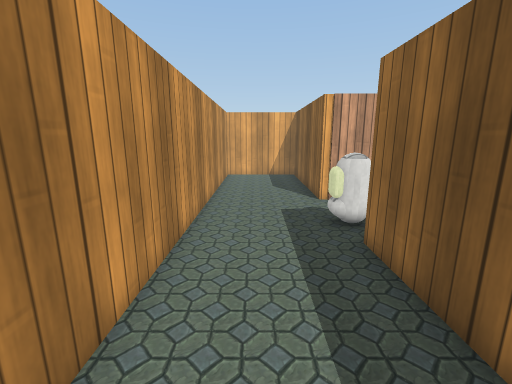
[1] (above)

20 first-person views from a walk through a scene from a Unity 3-D project. The camera is 1.2 m above the floor, tilts 12° down and sees 90° across. The floor is counted in squares, 0.5 m on a side. Each view is taken from the middle of a square. On the plan, view 1 faces up. The plan holds only what a view shows up to about 17 squares ahead; the rest is blank. The place goes on beyond the plan. Some surface patterns are stand-ins.

[2]
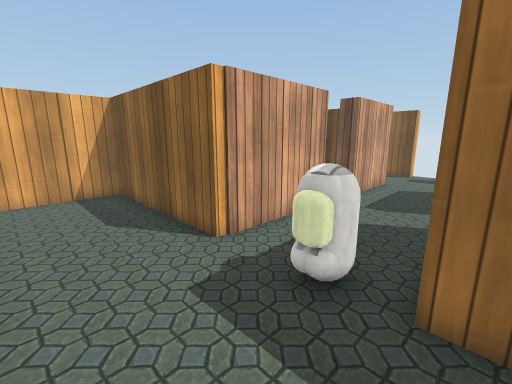

[3]
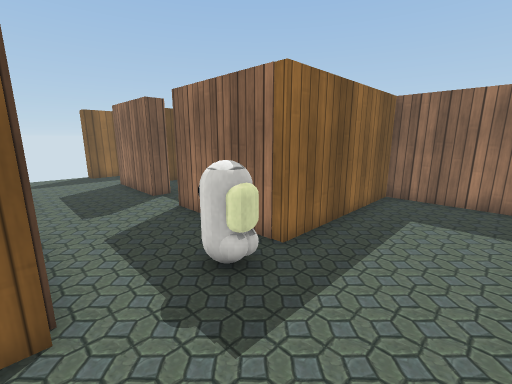

[4]
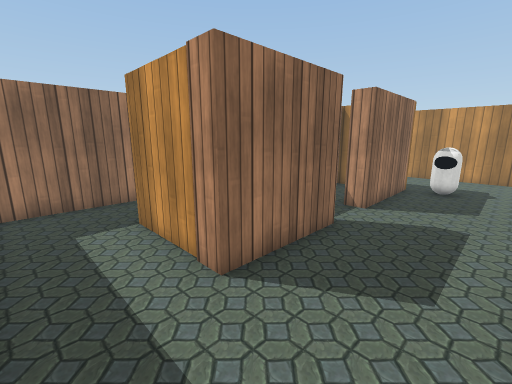

[5]
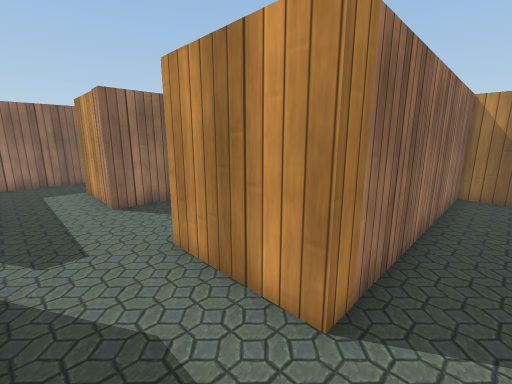

[6]
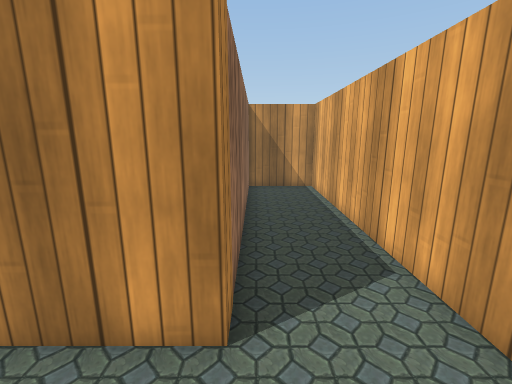

[7]
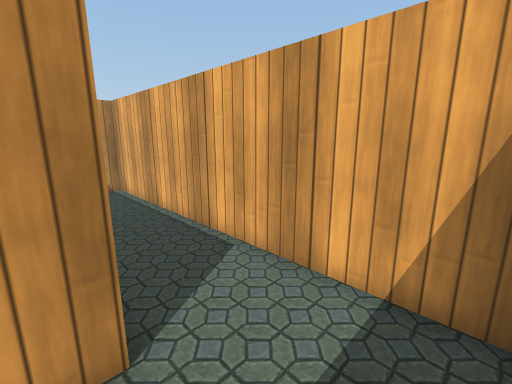

[8]
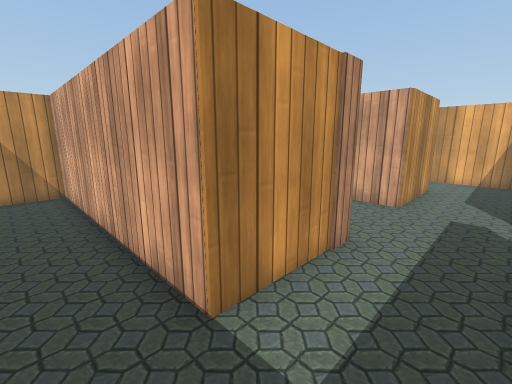

[9]
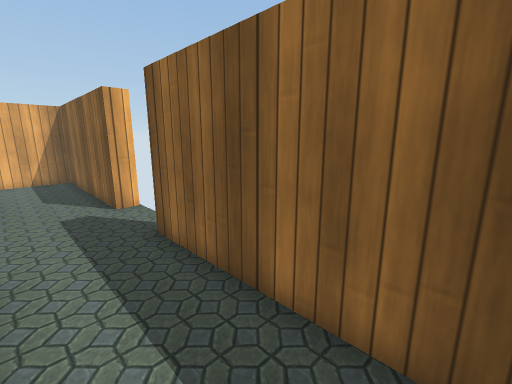

[10]
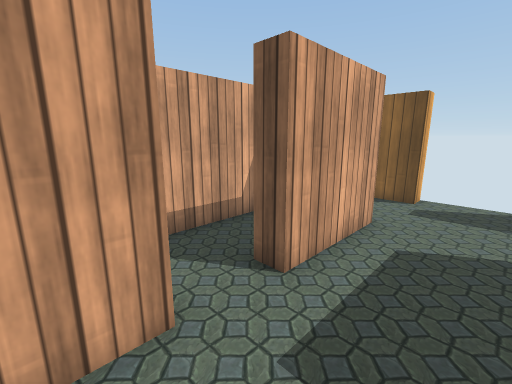

[11]
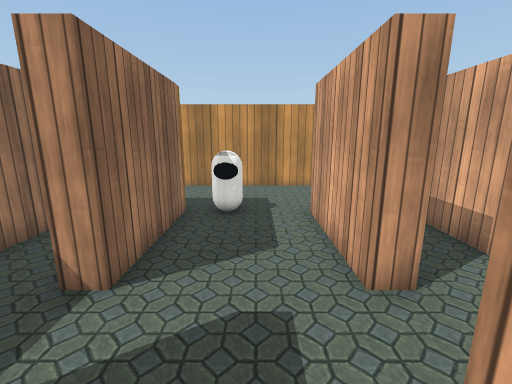

[12]
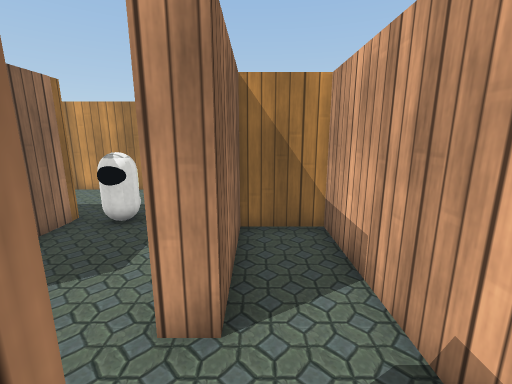

[13]
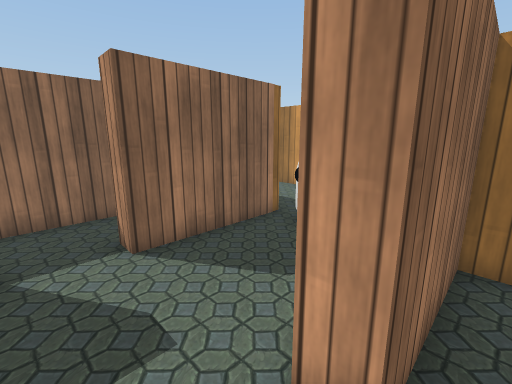

[14]
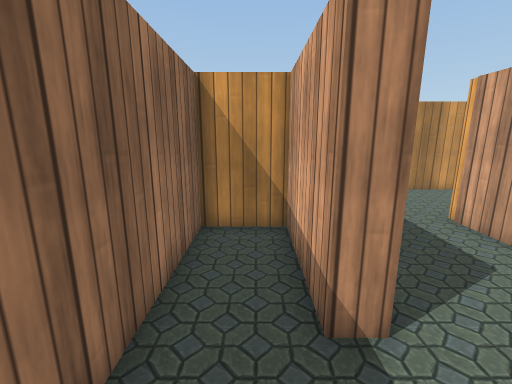

[15]
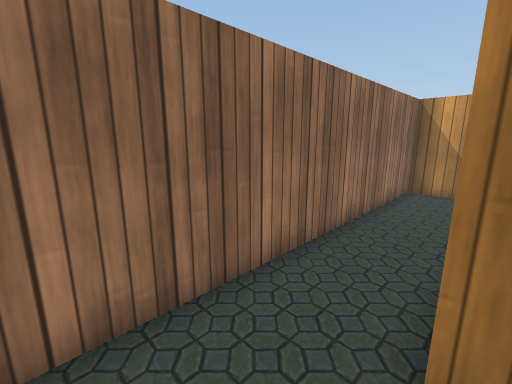

[16]
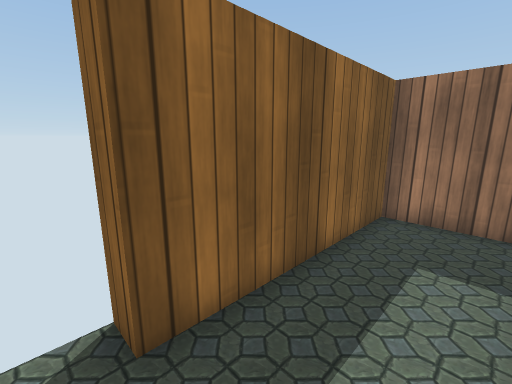

[17]
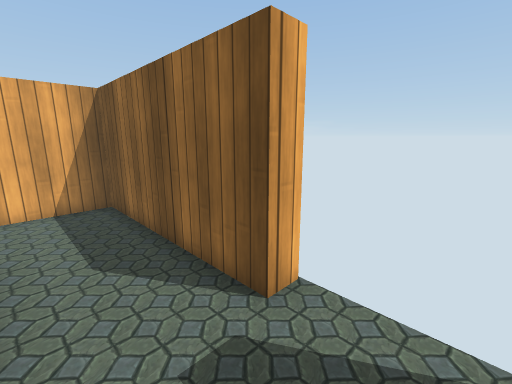

[18]
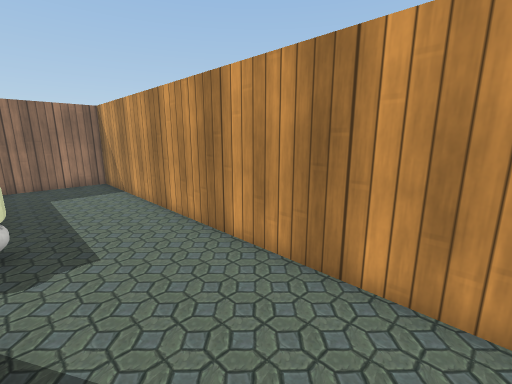

[19]
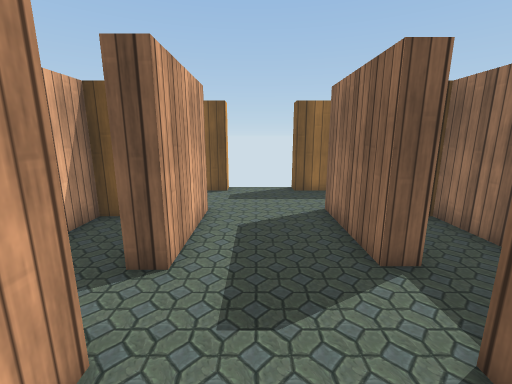

[20]
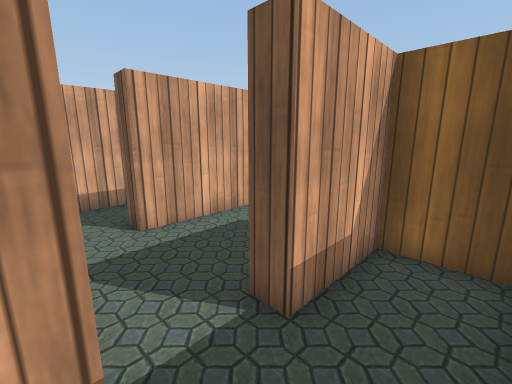

### Floor plan
Points are (right, up) in squares from view 1. A wall is a line through its corners. A room is listed if a view was taken in it or the views show most of it. See-through windows are left out.
Room 1 (views 1, 2, 3, 4, 5, 6, 7, 8, 9, 10, 11, 15, 16, 17, 18, 19)
walls: (7.3, 9.8) (2.5, 9.8) (2.5, 16.8) (-1.8, 16.8) (-1.8, -1.1) (2.5, -1.1) (2.5, 5.6) (7.3, 5.6) (7.3, 4.8); (9.5, 4.8) (9.5, 5.6) (13.4, 5.6) (13.4, 1.7) (3.3, 1.7) (3.3, -1.1) (16.6, -1.1) (16.6, 6.2) (17.5, 6.2); (17.5, 9.3) (16.6, 9.3) (16.6, 16.8) (3.3, 16.8) (3.3, 13.7) (13.4, 13.7) (13.4, 9.6) (9.5, 9.6)
ways out: opening at (8.5, 10) to room 2; opening at (8.5, 5.5) to room 3
objects: other object (2, 7) to (3, 7)
Room 2 (views 12, 13)
walls: (9.5, 9.6) (9.5, 10.5); (12.7, 12.1) (12.7, 12.9) (3.3, 12.9) (3.3, 10.6) (7.3, 10.6) (7.3, 9.8)
ways out: opening at (8.5, 10) to room 1
Room 3 (views 14, 20)
walls: (7.3, 4.8) (3.3, 4.8) (3.3, 2.5) (12.7, 2.5) (12.7, 4.8) (9.5, 4.8)
ways out: opening at (8.5, 5.5) to room 1

Positions as (right, up) in squares from view 1, and headings:
1: (0, 0), facing up
2: (-1, 5), facing up-right
3: (-1, 10), facing down-right
4: (16, 9), facing down-left
5: (16, 15), facing down-left
6: (16, 14), facing left
7: (16, 13), facing up-left
8: (16, 0), facing up-left
9: (14, 0), facing up-right
10: (6, 7), facing up-right
11: (11, 8), facing left
12: (10, 11), facing left
13: (9, 11), facing down-left
14: (10, 4), facing left
15: (16, 2), facing down-left
16: (14, 7), facing down-right
17: (14, 7), facing up-right
18: (2, 14), facing down-left
19: (5, 8), facing right
20: (7, 3), facing up-right
